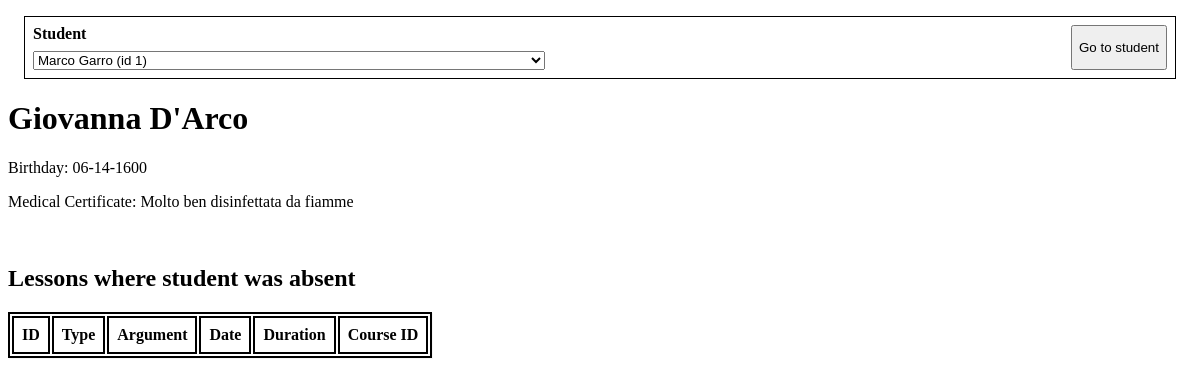
The app's page /pilot.php?id=4 with its own data.
### tables this page shows
CREATE TABLE studentPilot(
    id INTEGER PRIMARY KEY AUTOINCREMENT,
    name TEXT,
    surname TEXT,
    birthDate DATE,
    medicalCertificate TEXT
);

### Dao/PilotsDAO.php (called while the page is built, shortened)
<?php
include_once ("./Classes/Pilot.php");
class PilotsDAO extends GenericDAO {
  public static function read(int $id): ?object {
    $result = GenericDAO::$pdo->query("SELECT * FROM studentPilot WHERE id = $id", PDO::FETCH_NAMED)->fetch();
    if($result) {
      return new Pilot(
         $result["id"],
         $result["name"],
         $result["surname"],
         $result["birthDate"],
         $result["medicalCertificate"]
      );
    }
    return null;
  }
  public static function readAll(): ?array {
    $result = GenericDAO::$pdo->query("SELECT * FROM studentPilot;");
    $rows = $result->fetchAll(PDO::FETCH_ASSOC);
    $pilots = array();
    foreach ($rows as $row) {
      $pilots[] = new Pilot(
         $row["id"],
         $row["name"],
         $row["surname"],
         $row["birthDate"],
         $row["medicalCertificate"]
      );
    }
    return $pilots;
  }
}

### Classes/Pilot.php (the view, shortened to what this page needs)
<?php
class Pilot {
  private $id;
  private $name;
  private $surname;
  private $birthDate;
  private $medicalCertificate;
  public function __construct($id, $name, $surname, $birthDate, $medicalCertificate)
  {
    $this->id = $id;
    $this->name = $name;
    $this->surname = $surname;
    $this->birthDate = $birthDate;
    $this->medicalCertificate = $medicalCertificate;
  }
  public function getName() {
    return $this->name;
  }
  public function getSurname() {
    return $this->surname;
  }
  public function getBirthDate() {
    return $this->birthDate;
  }
  public function getMedicalCertificate() {
    return $this->medicalCertificate;
  }
  public function toOption(): string {
    return <<< HTML
<option value="$this->id">
    $this->name $this->surname (id $this->id)
</option>
HTML;
  }
}

### pilot.php (shortened to what this page needs)
<!DOCTYPE html>
<?php
include_once ("./Dao/PilotsDAO.php");
include_once ("./Classes/Pilot.php");
$allPilots = array();
try {
  $allPilots = PilotsDAO::readAll();
} catch (Exception $e) {
  $error = $e->getMessage();
}
?>
<html lang="en">
  <head>
      <link rel="stylesheet" type="text/css" href="index.css" />
  </head>
  <body>
    <form action="/pilot.php" method="get">
        <label>
            Student
            <select id="id" name="id">
                <?php
                foreach($allPilots as $pilot){
                    echo $pilot->toOption();
                }
                ?>
            </select>
        </label>
        <button type="submit">
            Go to student
        </button>
    </form>
<?php
if($_SERVER["REQUEST_METHOD"] == "GET"){
    if(isset($_GET["id"]) && $_GET["id"] != null) {
      try {
        $pilot = PilotsDAO::read($_GET["id"]);
        $htmlAbsences = "";
        $pilotName = $pilot->getName() . " " . $pilot->getSurname();
        $pilotBday = $pilot->getBirthDate();
        $pilotCert = $pilot->getMedicalCertificate();
        echo <<< HTML
    <h1>$pilotName</h1>
    <p>Birthday: $pilotBday</p>
    <p>Medical Certificate: $pilotCert</p>
    <br>
    <h2>Lessons where student was absent</h2>
    <table>
        <thead><tr>
            <th>ID</th>
            <th>Type</th>
            <th>Argument</th>
            <th>Date</th>
            <th>Duration</th>
            <th>Course ID</th>
        </tr></thead>
        <tbody>
            $htmlAbsences
        </tbody>
    </table>
HTML;
      } catch (Exception $e) {
        echo $e->getMessage();
      }
    } else {
        echo <<< HTML
<h1>Select a pilot to view all lessons where they were absent</h1>
HTML;
    }
}
?>
  </body>
</html>

### index.css (style rules this page uses)
body { color: black; }
td, th { border: black 1px solid; padding: 0.5rem; }
table, th { border: black 2px solid; }
table { box-shadow: 1px 1px #0000000a; }
form { border: black 1px solid; margin: 1rem; padding: 0.5rem; display: flex; justify-content: space-between; }
form label { display: flex; flex-flow: column; gap: 0.5rem; font-weight: bold; }
form label select { width: 32rem; }

### records on screen
studentpilot: pilotName "Giovanna D'Arco", birthDate "06-14-1600", medicalCertificate "Molto ben disinfettata da fiamme"

### other values on screen
form field id "Marco Garro (id 1)"
